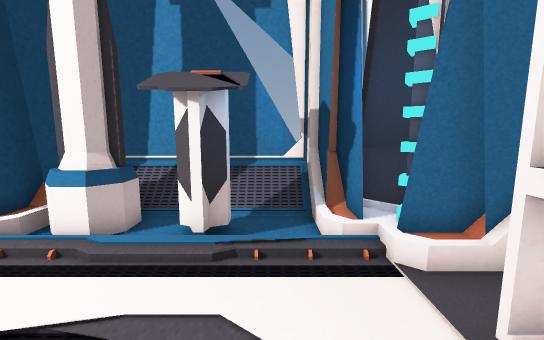
View 1 (above)

16 first-person views from a walk through a scene from a Unity 3-D project. The camera is 1.2 m above the floor, tilts 8° down and sees 90° across. Doors are open. The floor is counted in squares, 0.45 m on a side. Each view is taken from the middle of a square. On the plan, view 1 faces up. The plan holds only what a view shows up to about 19 squares ahead; the rest is blank. The place goes on beyond the plan. The player is left out. Some surface patterns are stand-ins.

View 2
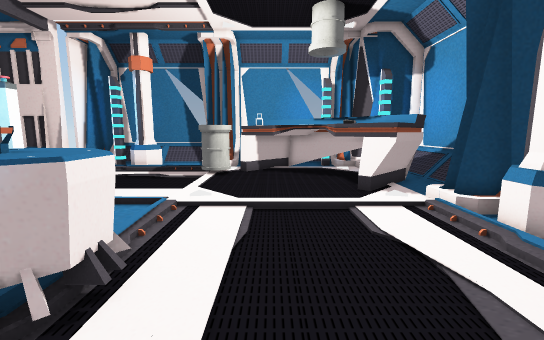

View 3
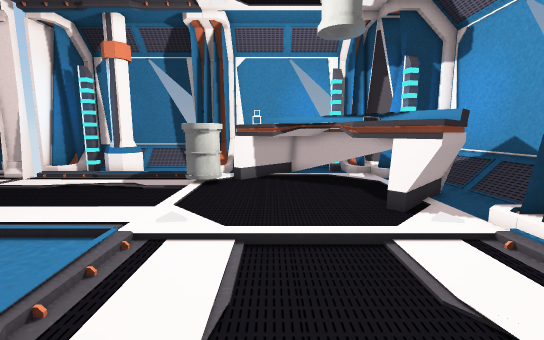

View 4
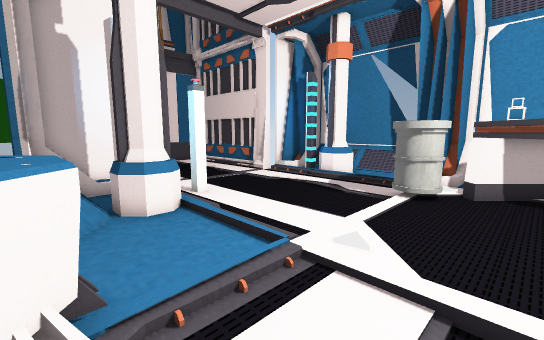

View 5
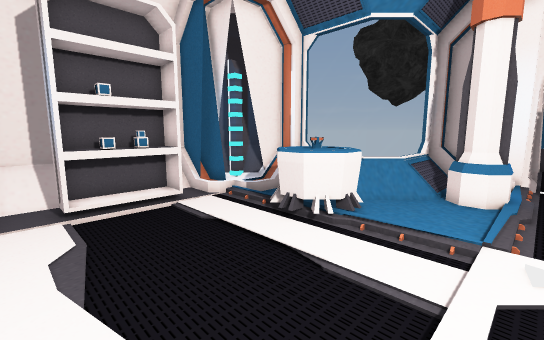

View 6
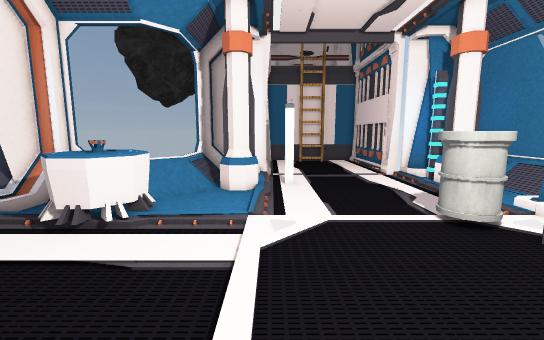

View 7
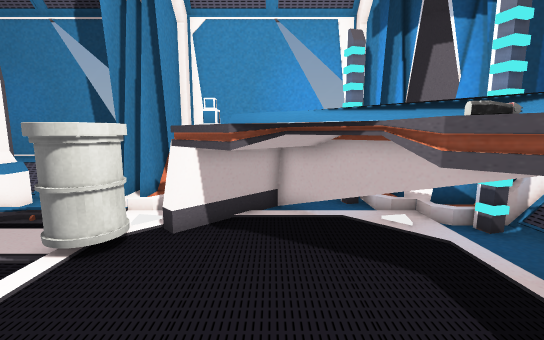

View 8
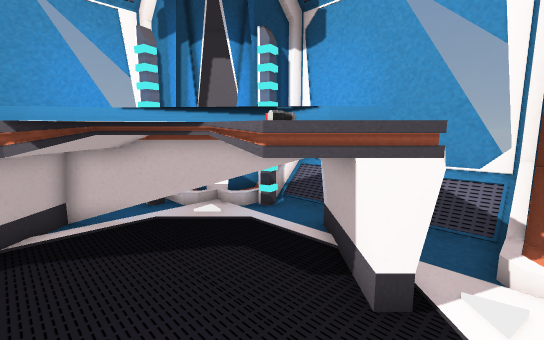

View 9
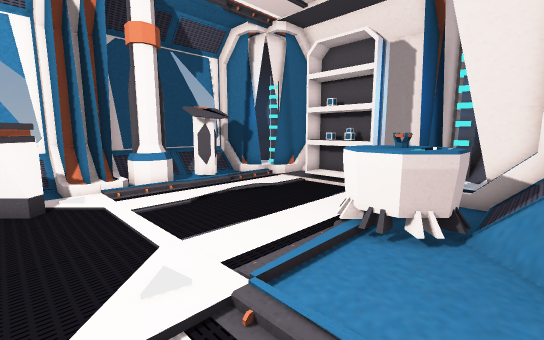

View 10
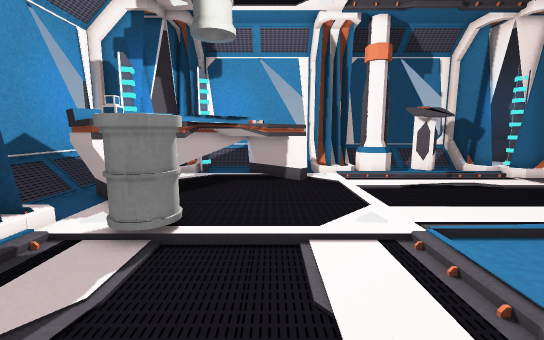

View 11
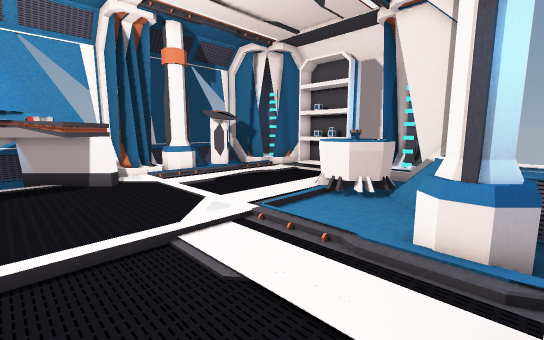

View 12
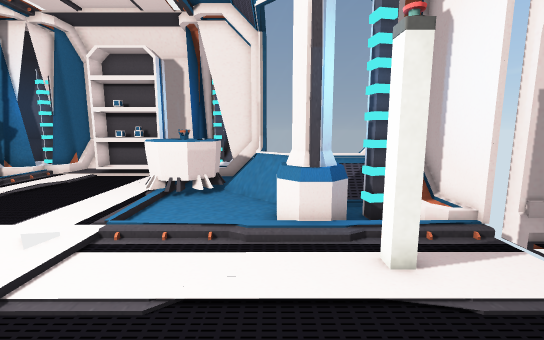

View 13
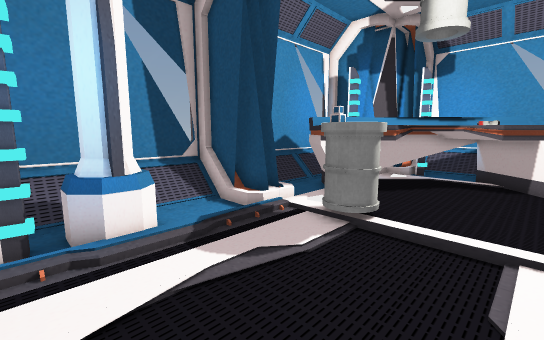

View 14
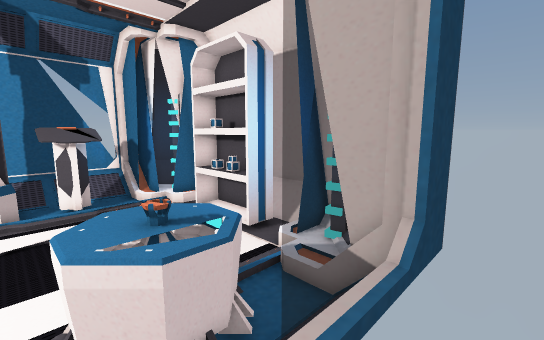

View 15
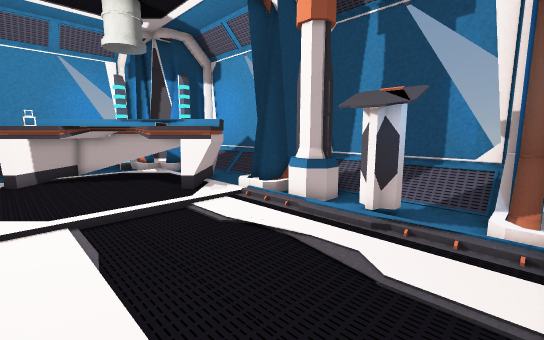

View 16
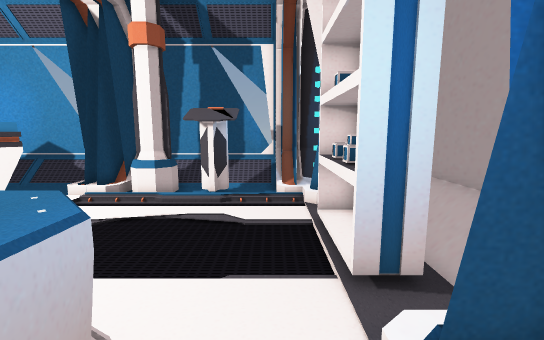

### Floor plan
Key: @ floor where view 1 was taken; # wall or solid block; . main floor; : floor 0.25 m higher than the main floor; / step, stairs or slope; D open door; = window, fence, low wall or low ledge; C column; N console; S shelf; P pistol; B bin; R projector; O other object.
Columns run from 20 left of view 1 to 6 right of it. Each row starts with its distance up from view 1.
  9      #################
  8      #::::::###  ::::##
  7     ##  OO..##CCC.NN.##
  6    ##  OOOO.///CCNNN..###
  5   ##: OOOOOO:..........:###
  4   #  OOOPPOO............./#
  3 #   OOOOOO.............S./#
  2 #  OOOOO...../.........SS #
  1 # OOOOO....../.........SS/#
  0 #:OOOOO....../......@..SS/#
 -1 #:.OOO.................SS/#
 -2 #:..OOB................../#
 -3 ###/:B#B....:....RRR...:###
 -4  ##/.BBB//......RRRR./:##
 -5 ###/............RRRR./##
 -6 #:...............RR///##
 -7 #:...............////##
 -8 #:CC.........CC./==  ##
 -9 # CC.........CCC/=
-10 #:CC.........CC//
-11 #:##.........##//
-12 ###..........///##
-13  ###DDDDDDDDD#####
-14    #DDDDDDD D#

Positions as (right, up) in squares from view 1, and headings:
1: (0, 0), facing up
2: (2, 0), facing left
3: (-1, 0), facing left
4: (-3, 0), facing down-left
5: (-8, 4), facing down-right
6: (-8, 5), facing down
7: (-8, 1), facing left
8: (-8, 0), facing up-left
9: (-10, -7), facing up-right
10: (-11, -10), facing up
11: (-13, -10), facing up-right
12: (-14, -8), facing right
13: (-10, -11), facing up-left
14: (-4, -9), facing up-right
15: (2, -2), facing up-left
16: (1, -6), facing up
